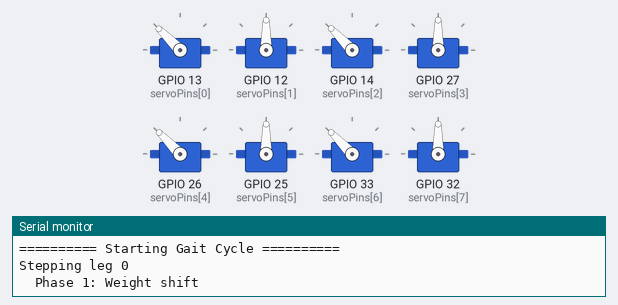
This sketch was run on a simulated ESP32. On the bench: 8 × servo, the last lines printed to the serial monitor.

Above: at 6.1 s.
At 6.85 s:
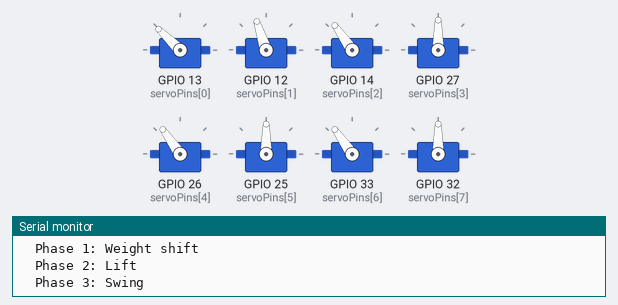
At 7.6 s:
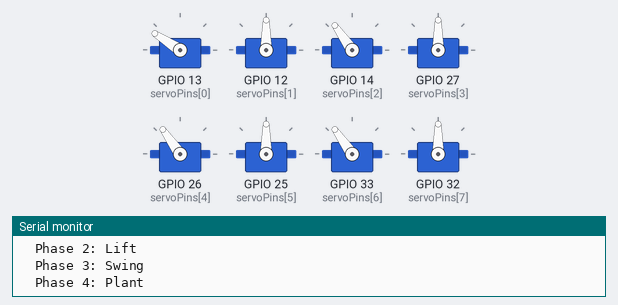
At 9.0 s:
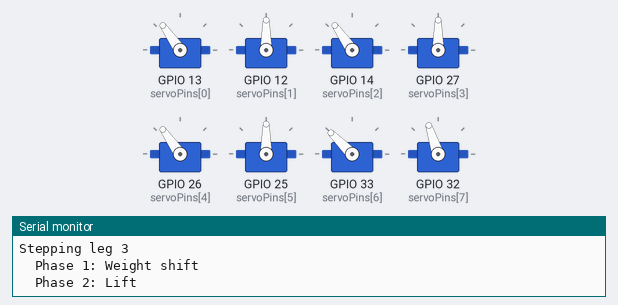
At 10.15 s:
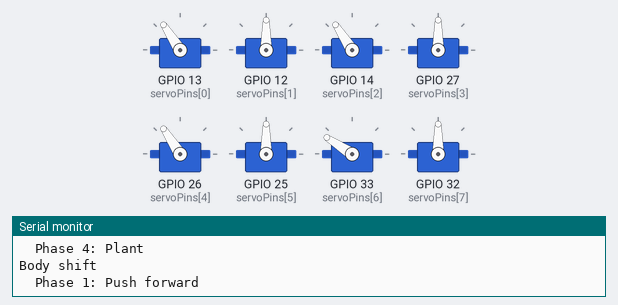
At 14.8 s:
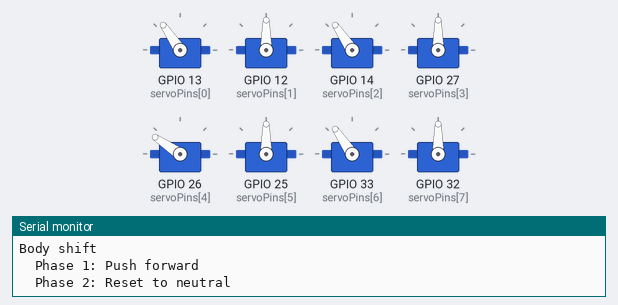
Timing chart, 0 to 18.7 s (numbered marks = the images above):
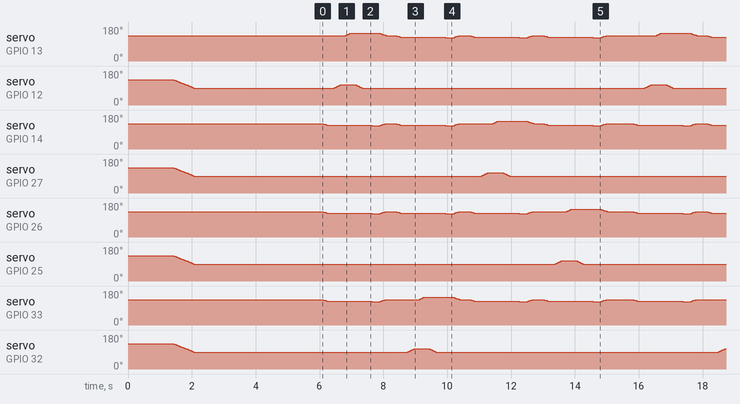

The sketch:

the_balanced_code_working_best.ino
```cpp
#include <ESP32Servo.h>

// ============================================================================
// CONFIGURATION
// ============================================================================

#define NUM_SERVOS 8

// Pin mapping: [FL_hip, FL_knee, FR_hip, FR_knee, RL_hip, RL_knee, RR_hip, RR_knee]
const uint8_t servoPins[NUM_SERVOS] = {13, 12, 14, 27, 26, 25, 33, 32};

// Neutral stance angles (confirmed stable from tuning)
const int HIP_NEUTRAL  = 135;
const int KNEE_NEUTRAL = 90;

// Movement parameters (conservative for stability)
const int HIP_STEP     = 12;    // Forward/backward swing range
const int KNEE_LIFT    = 18;    // How high to lift foot
const int WEIGHT_SHIFT = 10;    // Pre-step weight shift amount

// Direction flags (flip to -1 if servos move opposite to expected)
const int HIP_SWING_DIR  = 1;   // +1 = increase angle swings forward
const int KNEE_LIFT_DIR  = 1;   // +1 = increase angle lifts leg up

// Timing parameters (larger = slower but smoother)
const int SERVO_UPDATE_INTERVAL = 15;  // ms between servo position updates
const int SETTLE_DELAY = 200;          // ms to stabilize after each motion

// ============================================================================
// GLOBAL VARIABLES
// ============================================================================

Servo servo[NUM_SERVOS];
int currentAngle[NUM_SERVOS];  // Track current positions for smooth interpolation

// ============================================================================
// HELPER FUNCTIONS
// ============================================================================

// Get servo index for a specific leg's hip or knee
int legHipIndex(int leg)  { return leg * 2; }
int legKneeIndex(int leg) { return leg * 2 + 1; }

// Smooth interpolated servo movement (jitter-resistant)
void moveServosTo(int targets[NUM_SERVOS], int stepDelayMs = SERVO_UPDATE_INTERVAL, int stepSize = 1) {
  bool done = false;
  unsigned long lastUpdate = 0;

  while (!done) {
    unsigned long now = millis();

    // Rate limiting: only update at specified interval
    if (now - lastUpdate < stepDelayMs) {
      yield(); // Allow ESP32 background tasks (prevents watchdog timeout)
      continue;
    }
    lastUpdate = now;

    done = true;

    // Update all servos simultaneously (smooth synchronized motion)
    for (int i = 0; i < NUM_SERVOS; i++) {
      if (currentAngle[i] != targets[i]) {
        // Increment/decrement by stepSize toward target
        if (currentAngle[i] < targets[i])
          currentAngle[i] = min(currentAngle[i] + stepSize, targets[i]);
        else
          currentAngle[i] = max(currentAngle[i] - stepSize, targets[i]);

        servo[i].write(currentAngle[i]);
        done = false;
      }
    }
  }
}

// Return all legs to neutral standing position
void goToNeutralStance() {
  int targets[NUM_SERVOS];

  for (int leg = 0; leg < 4; leg++) {
    targets[legHipIndex(leg)]  = HIP_NEUTRAL;
    targets[legKneeIndex(leg)] = KNEE_NEUTRAL;
  }

  moveServosTo(targets, 15, 1);
}

// ============================================================================
// GAIT FUNCTIONS
// ============================================================================

// Execute single leg step (lift, swing forward, plant)
void stepLeg(int leg) {
  int targets[NUM_SERVOS];

  // Initialize targets to current positions
  for (int i = 0; i < NUM_SERVOS; i++) {
    targets[i] = currentAngle[i];
  }

  int hipIdx = legHipIndex(leg);
  int kneeIdx = legKneeIndex(leg);

  Serial.print("Stepping leg "); Serial.println(leg);

  // === PHASE 1: Weight Shift ===
  // Move CoM away from leg about to lift (onto 3 support legs)
  Serial.println("  Phase 1: Weight shift");
  for (int otherLeg = 0; otherLeg < 4; otherLeg++) {
    if (otherLeg == leg) continue; // Skip the leg we're about to lift
    targets[legHipIndex(otherLeg)] = HIP_NEUTRAL - WEIGHT_SHIFT * HIP_SWING_DIR;
  }
  moveServosTo(targets, 18, 1); // Slow weight shift
  delay(SETTLE_DELAY);

  // === PHASE 2: Lift Knee ===
  Serial.println("  Phase 2: Lift");
  targets[kneeIdx] = KNEE_NEUTRAL + KNEE_LIFT * KNEE_LIFT_DIR;
  moveServosTo(targets, 12, 1);
  delay(150);

  // === PHASE 3: Swing Hip Forward ===
  Serial.println("  Phase 3: Swing");
  targets[hipIdx] = HIP_NEUTRAL + HIP_STEP * HIP_SWING_DIR;
  moveServosTo(targets, 12, 1);
  delay(150);

  // === PHASE 4: Plant Foot ===
  Serial.println("  Phase 4: Plant");
  targets[kneeIdx] = KNEE_NEUTRAL;
  moveServosTo(targets, 12, 1);
  delay(SETTLE_DELAY);
}

// Push body forward using grounded legs
void shiftBody(int liftedLeg) {
  int targets[NUM_SERVOS];

  for (int i = 0; i < NUM_SERVOS; i++) {
    targets[i] = currentAngle[i];
  }

  Serial.println("Body shift");

  // === PHASE 1: Push ===
  // The lifted leg is now forward. Push body forward by moving
  // the 3 grounded legs' hips backward
  Serial.println("  Phase 1: Push forward");
  for (int leg = 0; leg < 4; leg++) {
    if (leg == liftedLeg) continue;
    targets[legHipIndex(leg)] = HIP_NEUTRAL - HIP_STEP * HIP_SWING_DIR;
  }
  moveServosTo(targets, 18, 1);
  delay(SETTLE_DELAY);

  // === PHASE 2: Return to Neutral ===
  // Return all hips to neutral for next step
  Serial.println("  Phase 2: Reset to neutral");
  for (int leg = 0; leg < 4; leg++) {
    targets[legHipIndex(leg)] = HIP_NEUTRAL;
  }
  moveServosTo(targets, 18, 1);
  delay(SETTLE_DELAY);
}

// ============================================================================
// ARDUINO CORE FUNCTIONS
// ============================================================================

void setup() {
  Serial.begin(115200);
  delay(500);

  // === CRITICAL: Disable WiFi/Bluetooth to prevent PWM interference ===
  #ifdef ESP32
    btStop();
  #endif

  Serial.println("=== Quadruped Robot Initializing ===");
  Serial.print("CPU Frequency: "); Serial.print(getCpuFrequencyMhz()); Serial.println(" MHz");

  // Attach all servos
  Serial.println("Attaching servos...");
  for (int i = 0; i < NUM_SERVOS; i++) {
    servo[i].setPeriodHertz(50);  // Standard servo frequency
    servo[i].attach(servoPins[i], 500, 2500);  // Min/max pulse width
    servo[i].write(HIP_NEUTRAL);
    currentAngle[i] = HIP_NEUTRAL;
    delay(50); // Stagger startup to reduce current spike
  }

  delay(500);

  // Move to neutral standing position
  Serial.println("Moving to neutral stance...");
  goToNeutralStance();
  delay(1000);

  Serial.println("=== Initialization Complete ===");
  Serial.println("Check that robot is standing stable.");
  Serial.println("Starting walk sequence in 3 seconds...");
  Serial.println("");
  delay(3000);
}

void loop() {
  // Static-stable crawl gait: one leg moves at a time
  // Leg order: FL -> RR -> FR -> RL (diagonal alternating)
  int stepOrder[4] = {0, 3, 1, 2};
  // 0 = Front-Left, 1 = Front-Right, 2 = Rear-Left, 3 = Rear-Right

  Serial.println("========== Starting Gait Cycle ==========");

  for (int i = 0; i < 4; i++) {
    int currentLeg = stepOrder[i];

    // Step the leg forward
    stepLeg(currentLeg);
    delay(100);

    // Push body forward with grounded legs
    shiftBody(currentLeg);
    delay(100);
  }

  Serial.println("========== Cycle Complete ==========");
  Serial.println("");
  delay(500); // Pause between cycles
}
```
